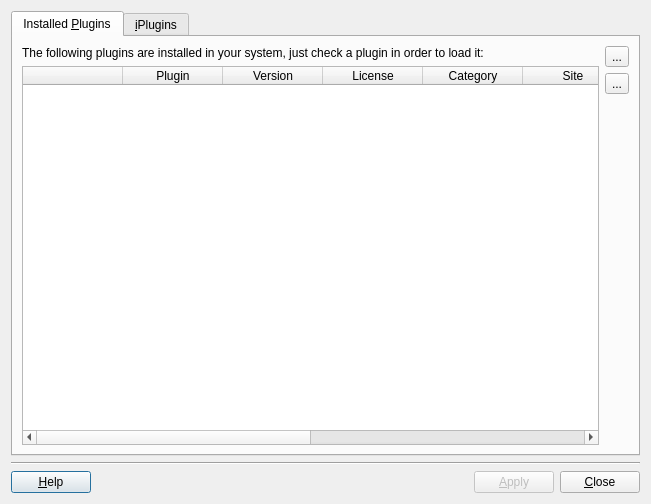
<?xml version="1.0" encoding="UTF-8"?>
<ui version="4.0">
 <class>PluginManagerDialogForm</class>
 <widget class="QDialog" name="PluginManagerDialogForm">
  <property name="geometry">
   <rect>
    <x>0</x>
    <y>0</y>
    <width>651</width>
    <height>504</height>
   </rect>
  </property>
  <property name="windowTitle">
   <string>Plugin Management</string>
  </property>
  <layout class="QGridLayout" name="gridLayout_2">
   <item row="0" column="0">
    <widget class="QTabWidget" name="m_pluginsTabWidget">
     <property name="currentIndex">
      <number>0</number>
     </property>
     <widget class="QWidget" name="tab">
      <attribute name="title">
       <string>Installed &amp;Plugins</string>
      </attribute>
      <layout class="QGridLayout" name="gridLayout">
       <item row="0" column="0">
        <layout class="QHBoxLayout" name="horizontalLayout_2">
         <item>
          <layout class="QVBoxLayout" name="verticalLayout_3">
           <item>
            <widget class="QLabel" name="label">
             <property name="text">
              <string>The following plugins are installed in your system, just check a plugin in order to load it:</string>
             </property>
            </widget>
           </item>
           <item>
            <widget class="QTableWidget" name="m_installedPluginsTableWidget">
             <property name="editTriggers">
              <set>QAbstractItemView::NoEditTriggers</set>
             </property>
             <property name="alternatingRowColors">
              <bool>true</bool>
             </property>
             <property name="columnCount">
              <number>10</number>
             </property>
             <column>
              <property name="text">
               <string/>
              </property>
             </column>
             <column>
              <property name="text">
               <string>Plugin</string>
              </property>
             </column>
             <column>
              <property name="text">
               <string>Version</string>
              </property>
             </column>
             <column>
              <property name="text">
               <string>License</string>
              </property>
             </column>
             <column>
              <property name="text">
               <string>Category</string>
              </property>
             </column>
             <column>
              <property name="text">
               <string>Site</string>
              </property>
             </column>
             <column>
              <property name="text">
               <string>Provider</string>
              </property>
             </column>
             <column>
              <property name="text">
               <string>Provider site</string>
              </property>
             </column>
             <column>
              <property name="text">
               <string>Provider e-mail</string>
              </property>
             </column>
             <column>
              <property name="text">
               <string>Name</string>
              </property>
             </column>
            </widget>
           </item>
          </layout>
         </item>
         <item>
          <layout class="QVBoxLayout" name="verticalLayout_2">
           <item>
            <widget class="QToolButton" name="m_addButton">
             <property name="toolTip">
              <string>Add existing plug-ins.</string>
             </property>
             <property name="text">
              <string>...</string>
             </property>
             <property name="iconSize">
              <size>
               <width>20</width>
               <height>20</height>
              </size>
             </property>
            </widget>
           </item>
           <item>
            <widget class="QToolButton" name="m_removeButton">
             <property name="toolTip">
              <string>Removes the selected plug-ins.</string>
             </property>
             <property name="text">
              <string>...</string>
             </property>
             <property name="iconSize">
              <size>
               <width>20</width>
               <height>20</height>
              </size>
             </property>
            </widget>
           </item>
           <item>
            <spacer name="verticalSpacer">
             <property name="orientation">
              <enum>Qt::Vertical</enum>
             </property>
             <property name="sizeHint" stdset="0">
              <size>
               <width>20</width>
               <height>40</height>
              </size>
             </property>
            </spacer>
           </item>
          </layout>
         </item>
        </layout>
       </item>
      </layout>
     </widget>
     <widget class="QWidget" name="tab_3">
      <attribute name="title">
       <string>&amp;iPlugins</string>
      </attribute>
      <layout class="QVBoxLayout" name="verticalLayout_8">
       <item>
        <layout class="QVBoxLayout" name="verticalLayout_7">
         <item>
          <widget class="QLabel" name="label_3">
           <property name="text">
            <string>You can download and install plugins from the Internet, just check the desired plugins:</string>
           </property>
          </widget>
         </item>
         <item>
          <widget class="QTableWidget" name="m_netPluginsTableWidget">
           <property name="editTriggers">
            <set>QAbstractItemView::NoEditTriggers</set>
           </property>
           <property name="alternatingRowColors">
            <bool>true</bool>
           </property>
           <property name="columnCount">
            <number>10</number>
           </property>
           <column>
            <property name="text">
             <string/>
            </property>
           </column>
           <column>
            <property name="text">
             <string>Plugin</string>
            </property>
           </column>
           <column>
            <property name="text">
             <string>Version</string>
            </property>
           </column>
           <column>
            <property name="text">
             <string>License</string>
            </property>
           </column>
           <column>
            <property name="text">
             <string>Category</string>
            </property>
           </column>
           <column>
            <property name="text">
             <string>Site</string>
            </property>
           </column>
           <column>
            <property name="text">
             <string>Provider</string>
            </property>
           </column>
           <column>
            <property name="text">
             <string>Provider site</string>
            </property>
           </column>
           <column>
            <property name="text">
             <string>Provider e-mail</string>
            </property>
           </column>
           <column>
            <property name="text">
             <string>Name</string>
            </property>
           </column>
          </widget>
         </item>
        </layout>
       </item>
      </layout>
     </widget>
    </widget>
   </item>
   <item row="1" column="0">
    <layout class="QVBoxLayout" name="verticalLayout">
     <item>
      <widget class="Line" name="line">
       <property name="orientation">
        <enum>Qt::Horizontal</enum>
       </property>
      </widget>
     </item>
     <item>
      <layout class="QHBoxLayout" name="horizontalLayout">
       <item>
        <widget class="QPushButton" name="m_helpPushButton">
         <property name="text">
          <string>&amp;Help</string>
         </property>
        </widget>
       </item>
       <item>
        <spacer name="horizontalSpacer">
         <property name="orientation">
          <enum>Qt::Horizontal</enum>
         </property>
         <property name="sizeHint" stdset="0">
          <size>
           <width>40</width>
           <height>20</height>
          </size>
         </property>
        </spacer>
       </item>
       <item>
        <widget class="QPushButton" name="m_applyPushButton">
         <property name="enabled">
          <bool>false</bool>
         </property>
         <property name="text">
          <string>&amp;Apply</string>
         </property>
        </widget>
       </item>
       <item>
        <widget class="QPushButton" name="m_closePushButton">
         <property name="text">
          <string>&amp;Close</string>
         </property>
        </widget>
       </item>
      </layout>
     </item>
    </layout>
   </item>
  </layout>
 </widget>
 <tabstops>
  <tabstop>m_pluginsTabWidget</tabstop>
  <tabstop>m_installedPluginsTableWidget</tabstop>
  <tabstop>m_netPluginsTableWidget</tabstop>
  <tabstop>m_applyPushButton</tabstop>
  <tabstop>m_closePushButton</tabstop>
  <tabstop>m_helpPushButton</tabstop>
 </tabstops>
 <resources/>
 <connections>
  <connection>
   <sender>m_closePushButton</sender>
   <signal>pressed()</signal>
   <receiver>PluginManagerDialogForm</receiver>
   <slot>reject()</slot>
   <hints>
    <hint type="sourcelabel">
     <x>595</x>
     <y>457</y>
    </hint>
    <hint type="destinationlabel">
     <x>637</x>
     <y>460</y>
    </hint>
   </hints>
  </connection>
  <connection>
   <sender>m_addButton</sender>
   <signal>pressed()</signal>
   <receiver>PluginManagerDialogForm</receiver>
   <slot>addPlugins()</slot>
   <hints>
    <hint type="sourcelabel">
     <x>614</x>
     <y>51</y>
    </hint>
    <hint type="destinationlabel">
     <x>325</x>
     <y>251</y>
    </hint>
   </hints>
  </connection>
  <connection>
   <sender>m_removeButton</sender>
   <signal>pressed()</signal>
   <receiver>PluginManagerDialogForm</receiver>
   <slot>removePlugins()</slot>
   <hints>
    <hint type="sourcelabel">
     <x>614</x>
     <y>76</y>
    </hint>
    <hint type="destinationlabel">
     <x>325</x>
     <y>251</y>
    </hint>
   </hints>
  </connection>
 </connections>
 <slots>
  <slot>addPlugins()</slot>
  <slot>removePlugins()</slot>
 </slots>
</ui>
